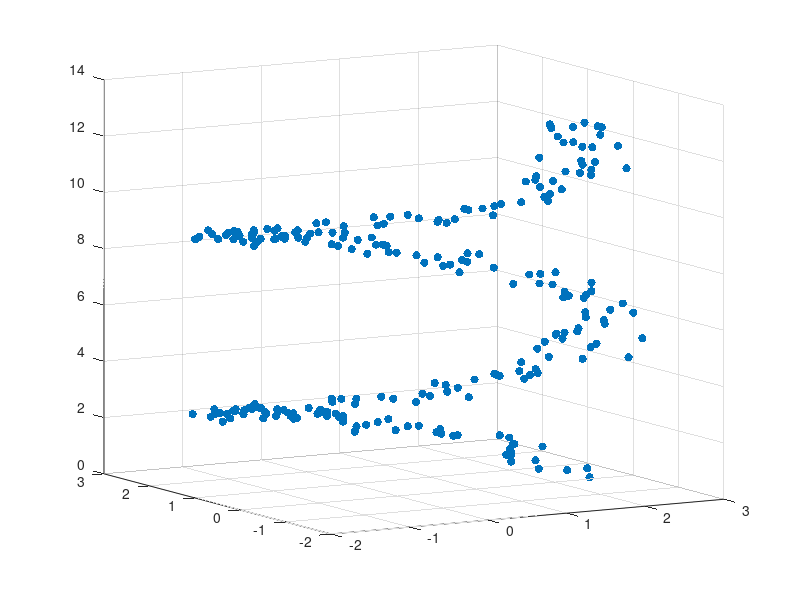

The MATLAB source for this figure:
z = linspace(0,4*pi,250);
x = 2*cos(z) + rand(1,250);
y = 2*sin(z) + rand(1,250);
scatter3(x,y,z,'filled')
view(-30,10);
